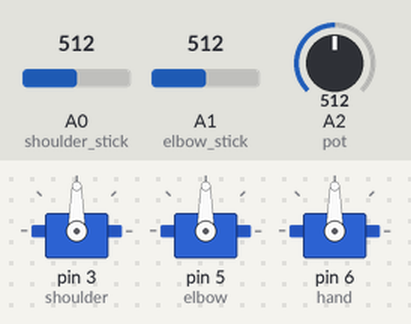
A sketch run on a simulated Arduino Uno, built with avr-gcc and run on an emulated ATmega328P. Parts: 3 × servo. The inputs (shaded band) are chosen by the test bench; at power-on: A0 (shoulder_stick) = 512, A1 (elbow_stick) = 512, A2 (pot) = 512.

Above: at 1.2 s.
1.3 s: A0 (shoulder_stick) set to 716
At 2.1 s:
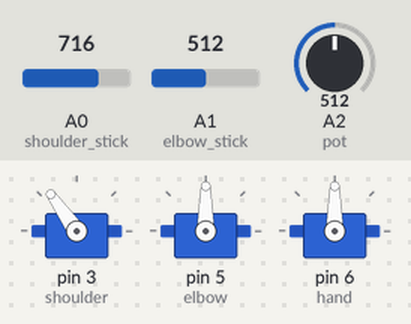
2.8 s: A1 (elbow_stick) set to 716
At 3.3 s:
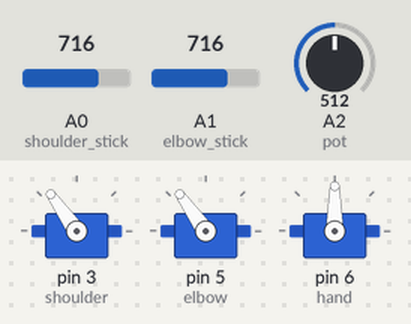
4.3 s: A2 (pot) set to 716
At 5.5 s:
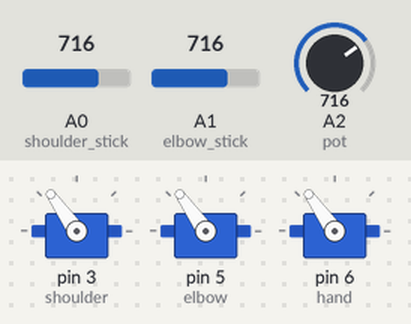
5.8 s: A0 (shoulder_stick) set to 900
At 6.8 s:
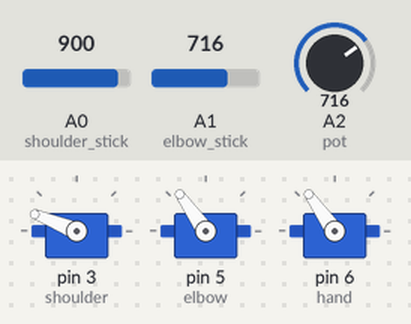
7.3 s: A1 (elbow_stick) set to 900
At 7.9 s:
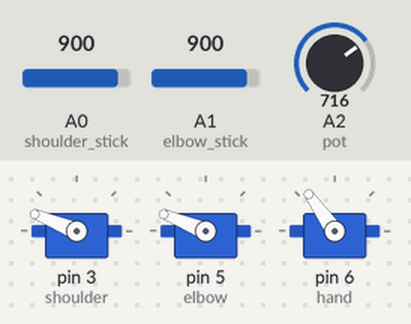
8.8 s: A2 (pot) set to 900
At 10.2 s:
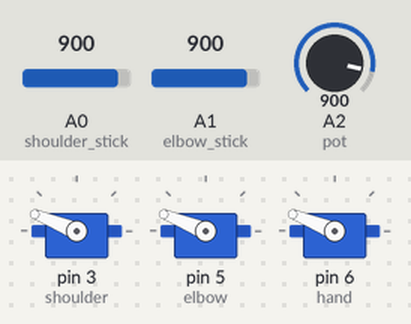
Timing chart, 0 to 11.3 s (numbered marks = the images above; inputs shaded):
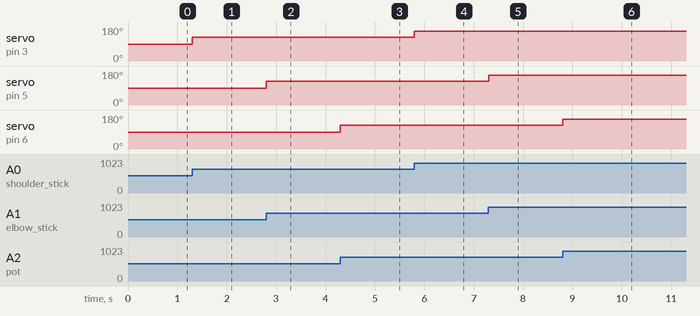

The sketch:

Robot-Arm-Joystick.ino
```cpp
#include <Servo.h>
int shoulder_stick = A0;
int elbow_stick = A1;
int pot = A2;
Servo shoulder;
Servo elbow;
Servo hand;

void setup() {
  Serial.begin(9600);
  shoulder.attach(3);
  elbow.attach(5);
  hand.attach(6);

}

void loop() {
  int shoulder_spin = analogRead(shoulder_stick);
  shoulder_spin = map(shoulder_spin, 0, 1023, 0, 180);
  shoulder.write(shoulder_spin);
  int elbow_bend = analogRead(elbow_stick);
  elbow_bend = map(elbow_bend, 0, 1023, 0, 180);
  elbow.write(elbow_bend);
  int hand_open = analogRead(pot);
  hand_open = map(hand_open, 0, 1023, 0, 180);
  hand.write(hand_open);


}
```

Measured:
- after the input at 1.3 s, servo on pin 3 (shoulder): 90° → 125° at once
- after the input at 2.8 s, servo on pin 5 (elbow): 90° → 125° at once
- after the input at 4.3 s, servo on pin 6 (hand): 90° → 125° at once
- after the input at 5.8 s, servo on pin 3 (shoulder): 125° → 158° at once
- after the input at 7.3 s, servo on pin 5 (elbow): 125° → 158° at once
- after the input at 8.8 s, servo on pin 6 (hand): 125° → 158° at once
